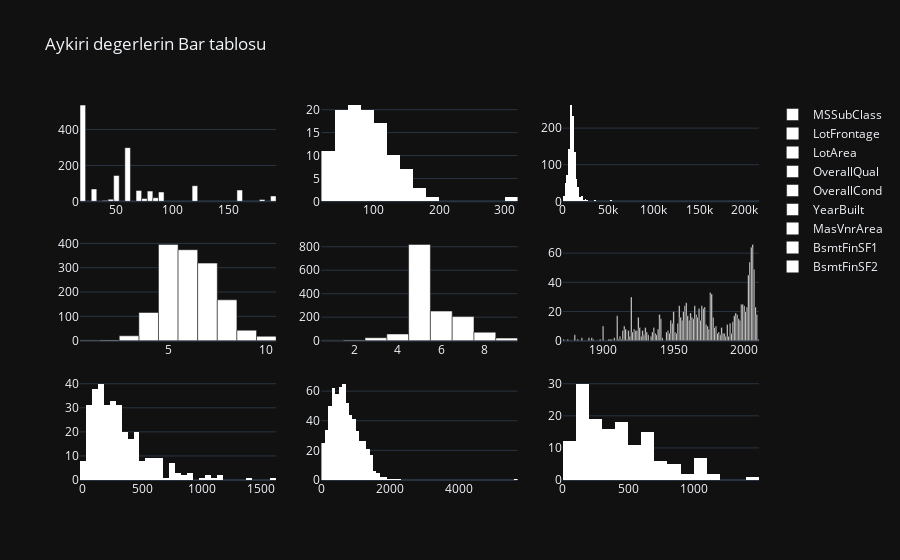

The notebook cell this image was saved under:
### Code cell
fig=make_subplots(rows=3,cols=3)

fig.add_trace(go.Bar(x=MSSubClass.index,y=MSSubClass.values , name= "MSSubClass", marker_color="white"),row=1,col=1)
fig.add_trace(go.Histogram(x=LotFrontage.index,y=LotFrontage.values, name= "LotFrontage", marker_color="white"),row=1,col=2)
fig.add_trace(go.Histogram(x=LotArea.index,y=LotArea.values , name= "LotArea", marker_color="white"),row=1,col=3)
fig.add_trace(go.Bar(x=OverallQual.index,y=OverallQual.values , name= "OverallQual", marker_color="white"),row=2,col=1)
fig.add_trace(go.Bar(x=OverallCond.index,y=OverallCond.values , name= "OverallCond", marker_color="white"),row=2,col=2)
fig.add_trace(go.Bar(x=YearBuilt.index,y=YearBuilt.values, name= "YearBuilt", marker_color="white"),row=2,col=3)
fig.add_trace(go.Histogram(x=MasVnrArea.index,y=MasVnrArea.values , name= "MasVnrArea", marker_color="white"),row=3,col=1)
fig.add_trace(go.Histogram(x=BsmtFinSF1.index,y=BsmtFinSF1.values, name= "BsmtFinSF1", marker_color="white"),row=3,col=2)
fig.add_trace(go.Histogram(x=BsmtFinSF2.index,y=BsmtFinSF2.values , name= "BsmtFinSF2", marker_color="white"),row=3,col=3)

fig.update_layout(
    title="Aykiri degerlerin Bar tablosu ",
    template="plotly_dark"
)
fig.show()

### Figure 1 — Plotly figure (JSON) as saved in the notebook; plotly's stock layout.template omitted (floating-point values rounded to 4 significant figures; data arrays with more than 128 entries replaced by an {"elided": "..."} marker saying what was removed)
{"data": [{"marker": {"color": "white"}, "name": "MSSubClass", "type": "bar", "x": [20, 60, 50, 120, 30, 160, 70, 80, 90, 190, 85, 75, 45, 180, 40], "xaxis": "x", "y": [536, 299, 144, 87, 69, 63, 60, 57, 52, 30, 20, 16, 12, 10, 4], "yaxis": "y"}, {"marker": {"color": "white"}, "name": "LotFrontage", "type": "histogram", "x": [70.05, 60, 70, 80, 50, 75, 65, 85, 78, 90, 21, 64, 24, 68, 55, 72, 73, 63, 79, 100, 66, 51, 74, 52, 59, 82, 71, 67, 57, 43, 40, 76, 69, 88, 34, 53, 86, 92, 35, 84, 44, 77, 62, 61, 93, 96, 98, 120, 107, 58, 95, 30, 41, 110, 54, 91, 36, 48, 94, 89, 81, 105, 87, 56, 37, 83, 32, 47, 42, 102, 49, 99, 108, 103, 104, 45, 130, 124, 313, 114, 122, 101, 115, 109, 174, 116, 134, 118, 121, 97, 129, 112, 128, 153, 152, 160, 138, 182, 168, 149, 39, 144, 111, 140, 106, 141, 137, 38, 33, 150, 46], "xaxis": "x2", "y": [259, 143, 70, 69, 57, 53, 44, 40, 25, 23, 23, 19, 19, 19, 17, 17, 17, 17, 17, 16, 15, 15, 15, 14, 13, 12, 12, 12, 12, 12, 12, 11, 11, 10, 10, 10, 10, 10, 9, 9, 9, 9, 9, 8, 8, 8, 8, 7, 7, 7, 7, 6, 6, 6, 6, 6, 6, 6, 6, 6, 6, 6, 5, 5, 5, 5, 5, 5, 4, 4, 4, 3, 3, 3, 3, 3, 3, 2, 2, 2, 2, 2, 2, 2, 2, 2, 2, 2, 2, 2, 2, 1, 1, 1, 1, 1, 1, 1, 1, 1, 1, 1, 1, 1, 1, 1, 1, 1, 1, 1, 1], "yaxis": "y2"}, {"marker": {"color": "white"}, "name": "LotArea", "type": "histogram", "x": {"elided": "1072 int values"}, "xaxis": "x3", "y": {"elided": "1072 int values"}, "yaxis": "y3"}, {"marker": {"color": "white"}, "name": "OverallQual", "type": "bar", "x": [5, 6, 7, 8, 4, 9, 3, 10, 2, 1], "xaxis": "x4", "y": [396, 374, 319, 168, 116, 43, 20, 18, 3, 2], "yaxis": "y4"}, {"marker": {"color": "white"}, "name": "OverallCond", "type": "bar", "x": [5, 6, 7, 8, 4, 3, 9, 2, 1], "xaxis": "x5", "y": [820, 252, 205, 72, 57, 25, 22, 5, 1], "yaxis": "y5"}, {"marker": {"color": "white"}, "name": "YearBuilt", "type": "bar", "x": [2006, 2005, 2004, 2007, 2003, 1976, 1977, 1920, 1959, 1998, 1999, 1965, 2000, 1970, 1954, 1958, 2008, 2002, 1972, 1971, 1968, 1950, 1957, 2001, 1994, 1962, 1940, 1966, 2009, 1995, 1910, 1993, 1960, 1963, 1978, 1925, 1955, 1967, 1996, 1941, 1964, 1961, 1948, 1956, 1969, 1997, 1992, 1953, 1990, 1949, 1973, 1988, 1900, 1974, 1915, 1980, 1984, 1926, 1936, 1979, 1930, 1922, 1975, 1939, 1916, 1928, 1914, 1923, 1924, 1918, 1946, 1935, 1951, 1921, 1945, 1982, 1931, 1986, 1937, 1981, 1991, 1947, 1952, 1985, 1929, 1938, 1983, 1932, 1880, 1919, 1989, 1912, 1927, 1987, 1934, 1942, 1890, 1885, 1908, 1892, 1913, 1893, 1906, 2010, 1898, 1904, 1882, 1875, 1911, 1917, 1872, 1905], "xaxis": "x6", "y": [66, 64, 54, 49, 45, 33, 32, 30, 26, 25, 25, 24, 24, 24, 24, 24, 23, 23, 23, 22, 22, 20, 20, 20, 19, 19, 18, 18, 18, 18, 17, 17, 17, 16, 16, 16, 16, 16, 15, 15, 15, 14, 14, 14, 14, 14, 13, 12, 12, 12, 11, 11, 10, 10, 10, 10, 9, 9, 9, 9, 9, 8, 8, 8, 8, 7, 7, 7, 7, 7, 7, 6, 6, 6, 6, 6, 6, 5, 5, 5, 5, 5, 5, 5, 4, 4, 4, 4, 4, 3, 3, 3, 3, 3, 3, 2, 2, 2, 2, 2, 1, 1, 1, 1, 1, 1, 1, 1, 1, 1, 1, 1], "yaxis": "y6"}, {"marker": {"color": "white"}, "name": "MasVnrArea", "type": "histogram", "x": {"elided": "328 float values"}, "xaxis": "x7", "y": {"elided": "328 int values"}, "yaxis": "y7"}, {"marker": {"color": "white"}, "name": "BsmtFinSF1", "type": "histogram", "x": {"elided": "637 int values"}, "xaxis": "x8", "y": {"elided": "637 int values"}, "yaxis": "y8"}, {"marker": {"color": "white"}, "name": "BsmtFinSF2", "type": "histogram", "x": {"elided": "144 int values"}, "xaxis": "x9", "y": {"elided": "144 int values"}, "yaxis": "y9"}], "layout": {"title": {"text": "Aykiri degerlerin Bar tablosu "}, "xaxis": {"anchor": "y", "domain": [0, 0.2889]}, "xaxis2": {"anchor": "y2", "domain": [0.3556, 0.6444]}, "xaxis3": {"anchor": "y3", "domain": [0.7111, 1]}, "xaxis4": {"anchor": "y4", "domain": [0, 0.2889]}, "xaxis5": {"anchor": "y5", "domain": [0.3556, 0.6444]}, "xaxis6": {"anchor": "y6", "domain": [0.7111, 1]}, "xaxis7": {"anchor": "y7", "domain": [0, 0.2889]}, "xaxis8": {"anchor": "y8", "domain": [0.3556, 0.6444]}, "xaxis9": {"anchor": "y9", "domain": [0.7111, 1]}, "yaxis": {"anchor": "x", "domain": [0.7333, 1]}, "yaxis2": {"anchor": "x2", "domain": [0.7333, 1]}, "yaxis3": {"anchor": "x3", "domain": [0.7333, 1]}, "yaxis4": {"anchor": "x4", "domain": [0.3667, 0.6333]}, "yaxis5": {"anchor": "x5", "domain": [0.3667, 0.6333]}, "yaxis6": {"anchor": "x6", "domain": [0.3667, 0.6333]}, "yaxis7": {"anchor": "x7", "domain": [0, 0.2667]}, "yaxis8": {"anchor": "x8", "domain": [0, 0.2667]}, "yaxis9": {"anchor": "x9", "domain": [0, 0.2667]}}}
